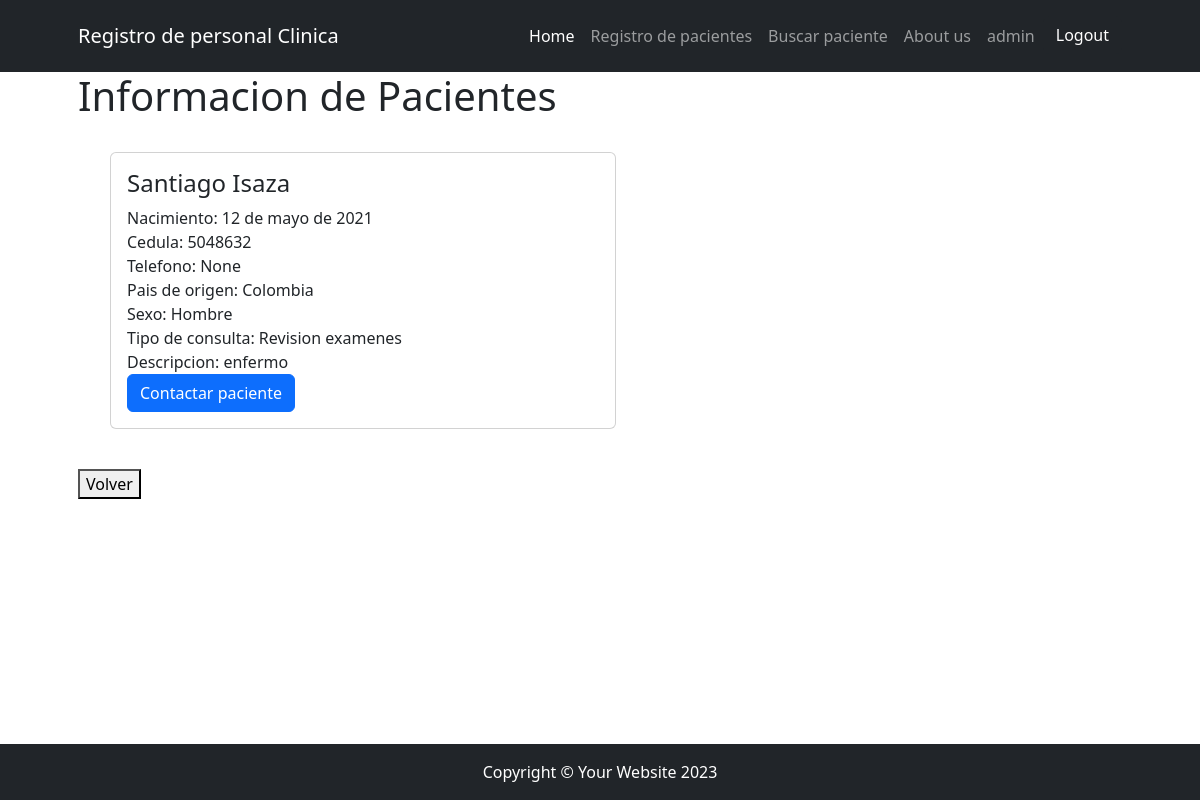
The page /registro/mostarpacientes/detail/9 (signed in) on the database as committed earlier.
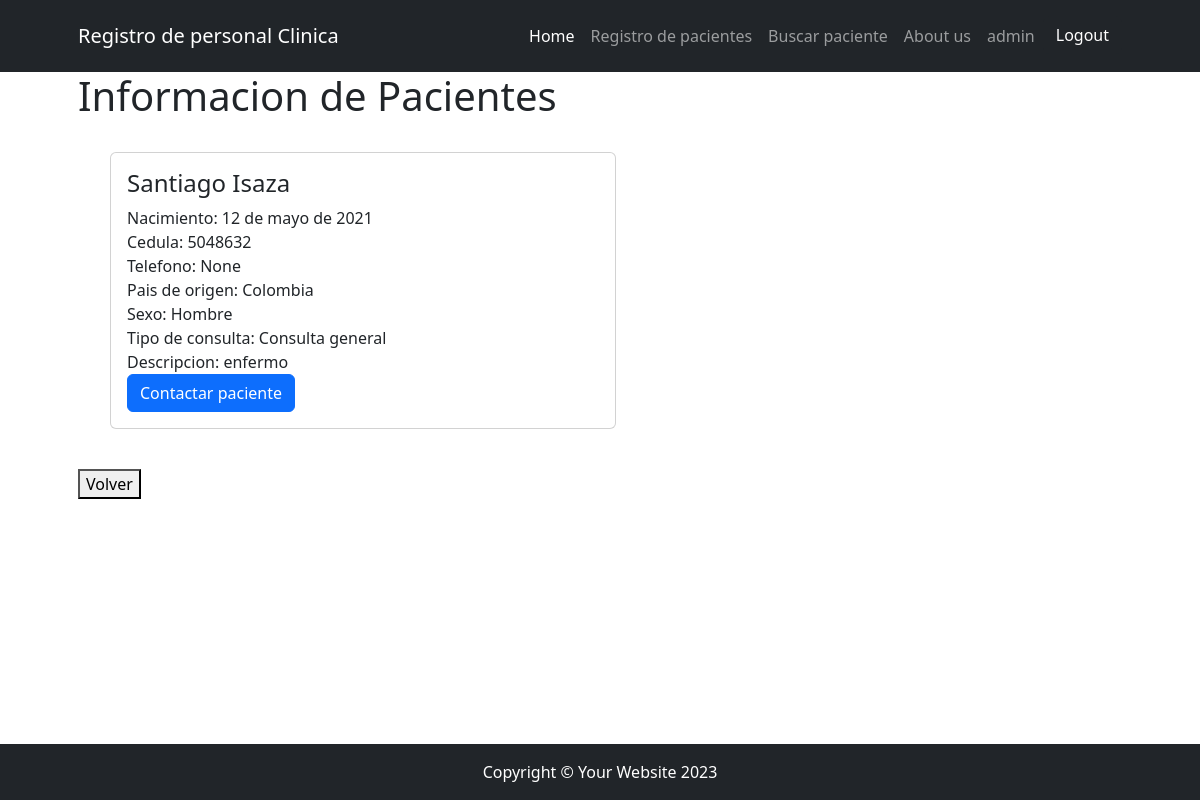
The same page on the database as committed later.
### app/models.py (models this page shows, shortened)
class Pacientes(models.Model):
    nombre = models.CharField(max_length=50, null=True)
    apellido = models.CharField(max_length=50, null=True)
    cedula = models.IntegerField(null=True)
    telefono = models.IntegerField(null=True)
    nacimiento = models.DateField(null=True)
    pais_origen = models.CharField(max_length=50, null=True, verbose_name="Pais de origen")
    names = (("Hombre","Hombre"),("Mujer","Mujer"))
    sexo = models.CharField(max_length= 50, choices=names, null=True)
    tipo_consulta = (("Consulta general","Consulta general"), ("Revision examenes","Revision examenes"), ("Psicologia","Psicologia"))
    consulta = models.CharField(max_length= 200, choices=tipo_consulta, null=True)
    descripcion = models.CharField(max_length=250, null=True)
    avatar = models.ImageField(upload_to="avatares",null=True, blank=True)

### app/views.py (the view)
# urls.py: path('mostarpacientes/detail/<int:pk>', views.buscar_pacientes_info.as_view(), name="mostrar_pacientes_detail"),
class buscar_pacientes_info(LoginRequiredMixin, DetailView):
     model = models.Pacientes
     context_object_name = "paciente"
     template_name = "app/mostrarpacientes_detail.html"

### app/templates/app/mostrarpacientes_detail.html
{% extends 'core/base.html' %}
{% block titulo %}
<h1>Informacion de Pacientes</h1>
{% endblock titulo %}
{% block contenido %}
    <div class="py-lg-4 ">
        <ul>
                    <div class="col-md-6 mb-7">
                        <div class="card h-100">
                            <div class="card-body">
                                <h4 class="card-title">{{ paciente.nombre }} {{ paciente.apellido }}</h4 >
                                <p class="card-text">
                                    Nacimiento: {{ paciente.nacimiento }}<br/>
                                    Cedula:  {{ paciente.cedula }}  <br/>
                                    Telefono:  {{ paciente.telefono }}  <br/>
                                    Pais de origen: {{ paciente.pais_origen }}<br/>
                                    Sexo: {{ paciente.sexo }}<br/>
                                    Tipo de consulta: {{ paciente.consulta }}<br/>
                                    Descripcion: {{ paciente.descripcion }}<br/>
                                    <a class="btn btn-primary" href="https://wa.me/{{ paciente.telefono}}?text=¡Hola!%20¿Cómo%20estás%3F">Contactar paciente</a>
                                </p>
                            </div>
                        </div>
                    </div>
        </ul>
    </div>
    <div >
        <a href="{% url 'app:buscar_pacientes' %}" ><button>Volver</button></a>
    </div>
{% endblock contenido %}

Rows that differ between the two databases and show on the page:
changed Pacientes "Santiago": consulta "Revision examenes" → "Consulta general"
